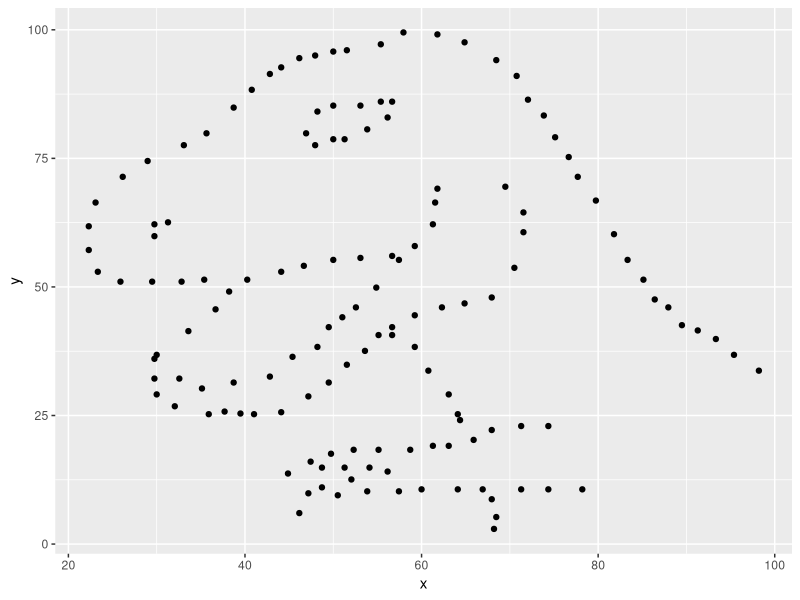

The R script that drew this image:
# Welcome to the exercises! Let's get started. 
#
# This file is an example of a "script", a text file with R code. 
# To make it "run", click on the "Source" button just above this 
# text on the right hand side of the panel. 
#
# <- Lines that start with "#" are comments: R ignores them 
#
# Read the code below, try to guess what it will do, and then click
# the "Source" button to run it. There are questions at the end...


# Our first script --------------------------------------------------------

# Load the tidyverse package using library(). You 
# should always make sure your scripts load the 
# resources they need.
library(tidyverse)

# Speaking of which, we need some data... 
dino <- read_csv("data_dino.csv")
print(dino)

# Create a new "picture"...
picture <- ggplot(data = dino) + 
  geom_point(mapping = aes(x = x, y = y))

# ... and plot it
plot(picture)


# Paired discussion questions ---------------------------------------------

# - what does read_csv() do?
# - what do print() and plot() do?
# - why does my code say "x = x" and "y = y"????
# - what does the "<-" thingy do?
